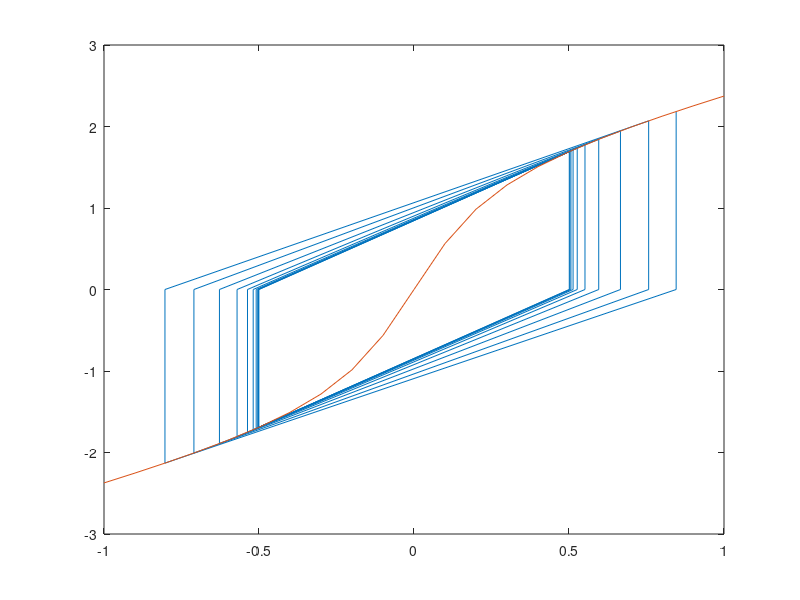

MATLAB code for this plot:
%
% Example 2.4 Divergence of the Newton-Raphson method
%
xdata=zeros(40,1);
ydata=zeros(40,1);
tol = 1.0e-5;
iter = 0;
u = .4990807536;  %This initial value will make oscillate
u = 0.5;
uold = u;
c=0;
P = u+atan(5*u);
R = -P;
conv= R^2;
xdata(1)=u;
ydata(1)=P;
while conv > tol && iter < 20
 Kt = 1+5*(cos(atan(5*u)))^2;
 delu = R/Kt;
 u = uold + delu;
 P = u+atan(5*u);
 R = -P;
 conv= R^2;
 uold = u;
 iter = iter + 1;
 xdata(2*iter)=u;   ydata(2*iter)=0;
 xdata(2*iter+1)=u; ydata(2*iter+1)=P;
end
%
%
plot(xdata,ydata);
hold on;
x=[-1:0.1:1];
y=x+atan(5*x);
plot(x,y)
